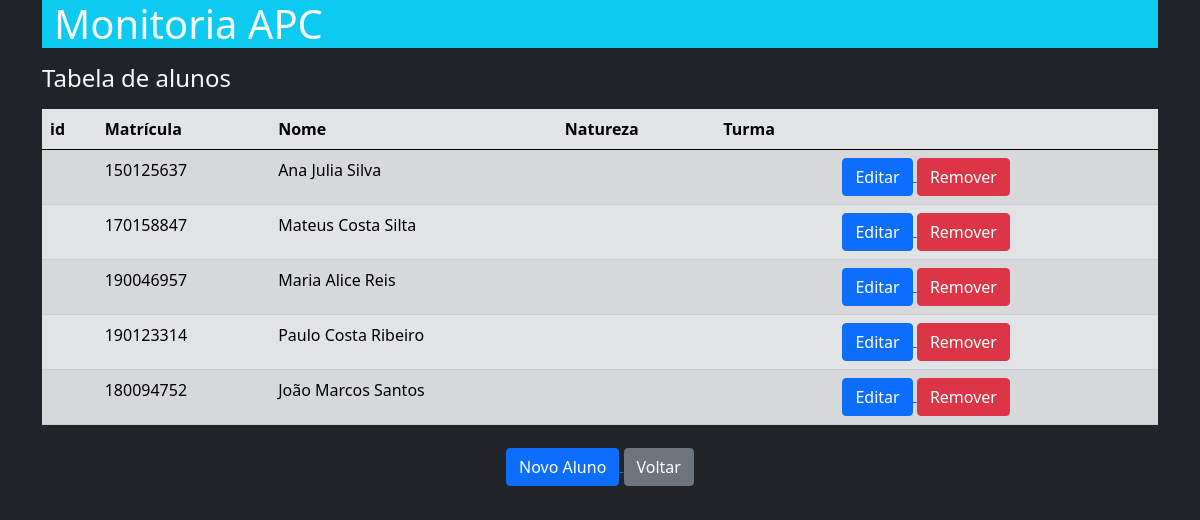
Screenshot of /aluno.php with the database file from the repository.
### tables this page shows
create table ALUNO (
	idAluno integer unsigned PRIMARY KEY auto_increment,
	matricula integer unsigned,
	nome varchar(100) NOT NULL);

### app/DB/DataBase.php (called while the page is built, shortened)
<?php
class DataBase{
    private $table;
    private $connection;
    public function __construct($table = null){
        $this->table = $table;
    }
    public function setConnection(){
        try{
            $this->connection = new PDO('mysql:host=' .self::HOST. ';dbname=' .self::NAME, self::USER, self::PASS);
            $this->connection->setAttribute(PDO::ATTR_ERRMODE, PDO::ERRMODE_EXCEPTION);
        }catch(PDOException $e){
            die('ERROR: '.$e->getMessage());
        }
    }
     public function execute($query,$params = []){
        try{
            $statement = $this->connection->prepare($query);
            $statement->execute($params);
            return $statement;
        }catch(PDOException $e){
            die('ERROR: '.$e->getMessage());
        }
    }
     public function select($where = null, $order = null, $limit = null, $fields = '*'){
        $where = strlen($where) ? 'WHERE '.$where : '';
        $order = strlen($order) ? 'ORDER BY '.$order : '';
        $limit = strlen($limit) ? 'LIMIT '.$limit : '';
        $query = 'SELECT '.$fields.' FROM '.$this->table.' '.$where.' '.$order.' '.$limit;
        return $this->execute($query);
    }
}
?>

### app/Entity/Aluno.php (called while the page is built, shortened)
<?php
class Aluno{
    public static function getAlunos($where = null, $order = null, $limit = null){
      return (new DataBase('aluno'))->select($where, $order, $limit)
                                    ->fetchAll(PDO::FETCH_CLASS,self::class);
  }
}

### aluno.php (the view, shortened to what this page needs)
<?php
    $alunos = Aluno::getAlunos();
    $resultados = '';
    foreach ($alunos as $aluno){
        $resultados .= '<tr class="tr justify-content-center">
                            <td>'.$aluno->id.'</td>
                            <td>'.$aluno->matricula.'</td>
                            <td>'.$aluno->nome.'</td>
                            <td>'.$aluno->tipoDisciplina.'</td>
                            <td>'.$aluno->turma.'</td>
                            <td>
                                <a href="editarAluno.php?id='.$aluno->id.'">
                                    <button type="button" class="btn btn-primary">Editar</button>
                                </a>
                                <a href="excluirAluno.php?id='.$aluno->id.'">
                                    <button type="button" class="btn btn-danger">Remover</button>
                                </a>
                            </td>
                      </tr>';
    }
    include __DIR__.'/include/header.php';
    include __DIR__.'/include/listagemAlunos.php';
    include __DIR__.'/include/footer.php';
?>

### rows the page displays
aluno: matricula "150125637", nome "Ana Julia Silva"
aluno: matricula "170158847", nome "Mateus Costa Silta"
aluno: matricula "190046957", nome "Maria Alice Reis"
aluno: matricula "190123314", nome "Paulo Costa Ribeiro"
aluno: matricula "180094752", nome "João Marcos Santos"
